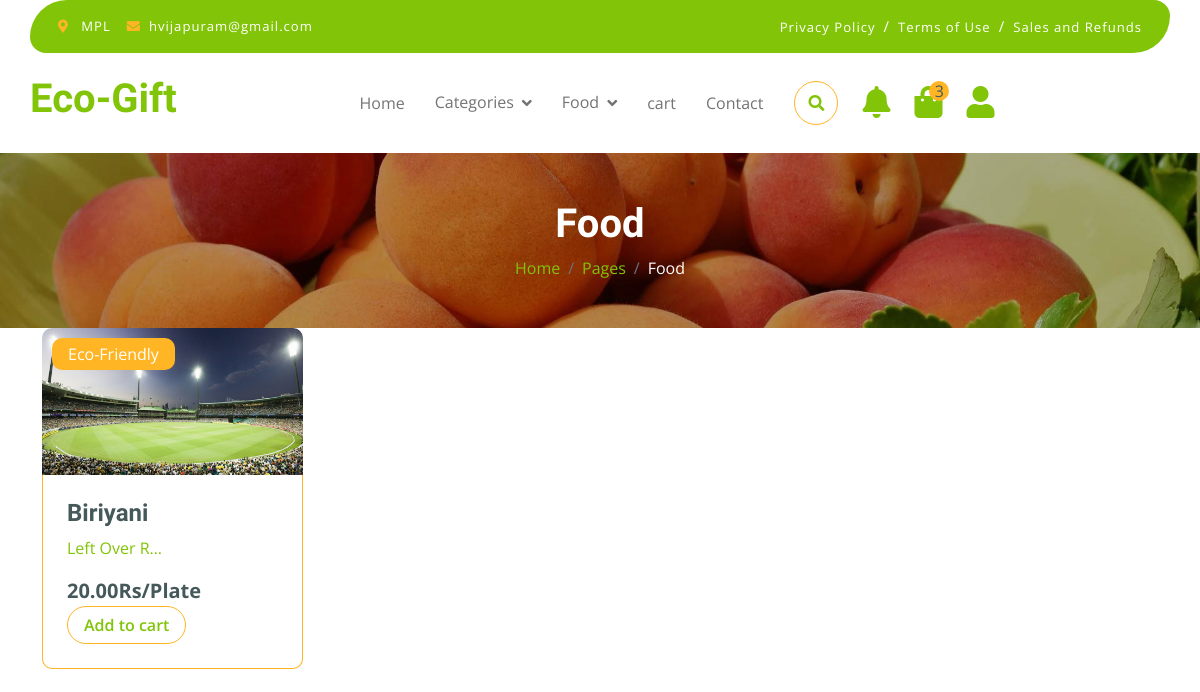
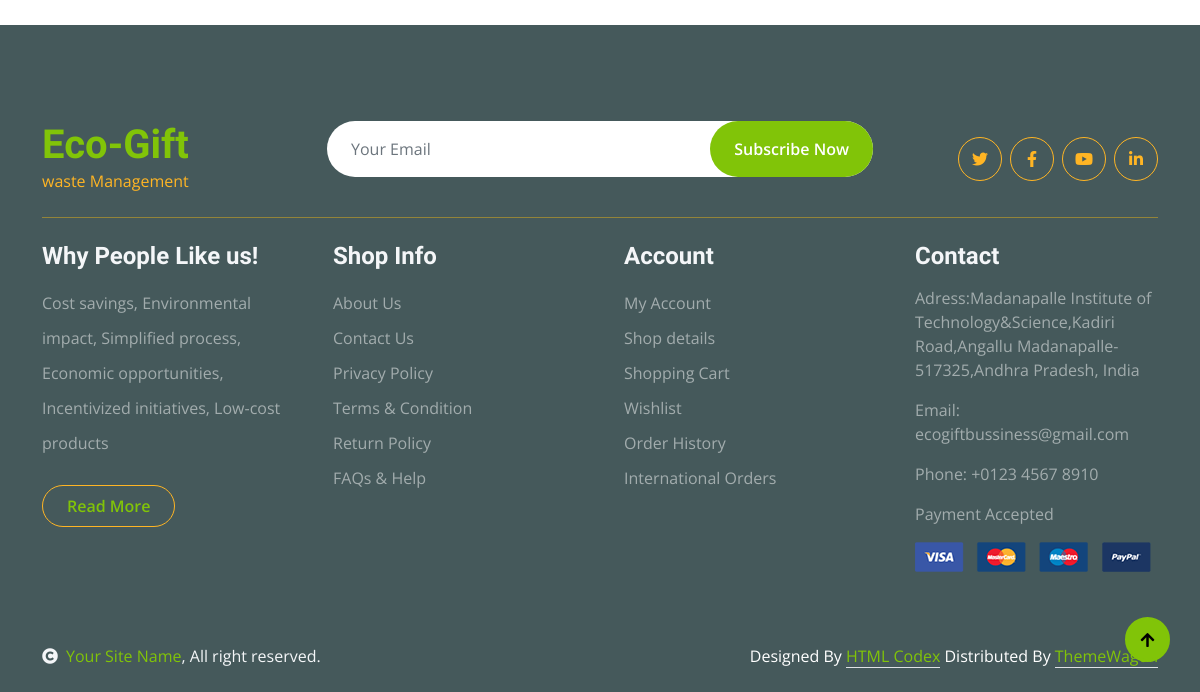
/Donate (signed in), run on an earlier commit of the app's database (2 pictures, top to bottom).
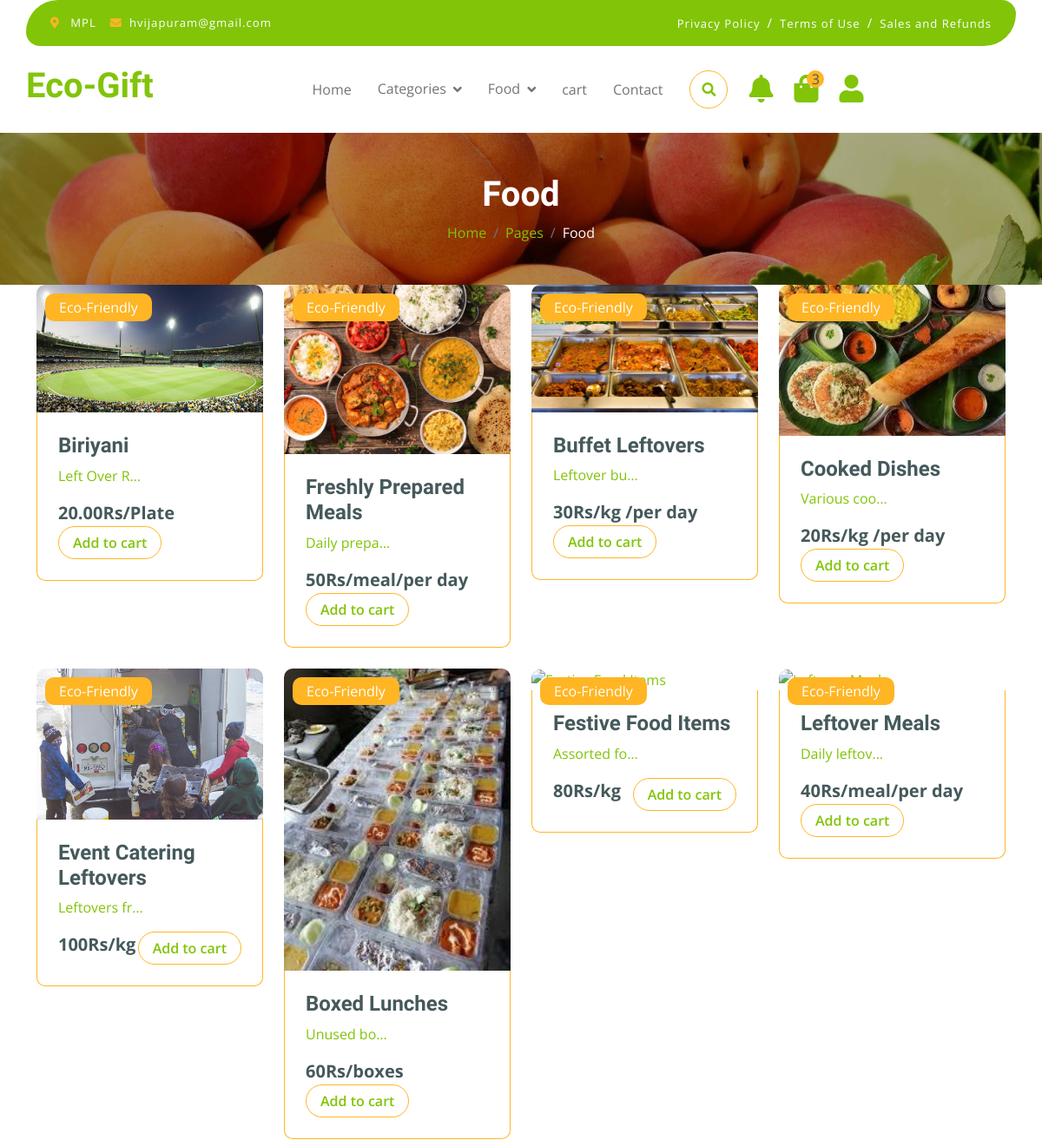
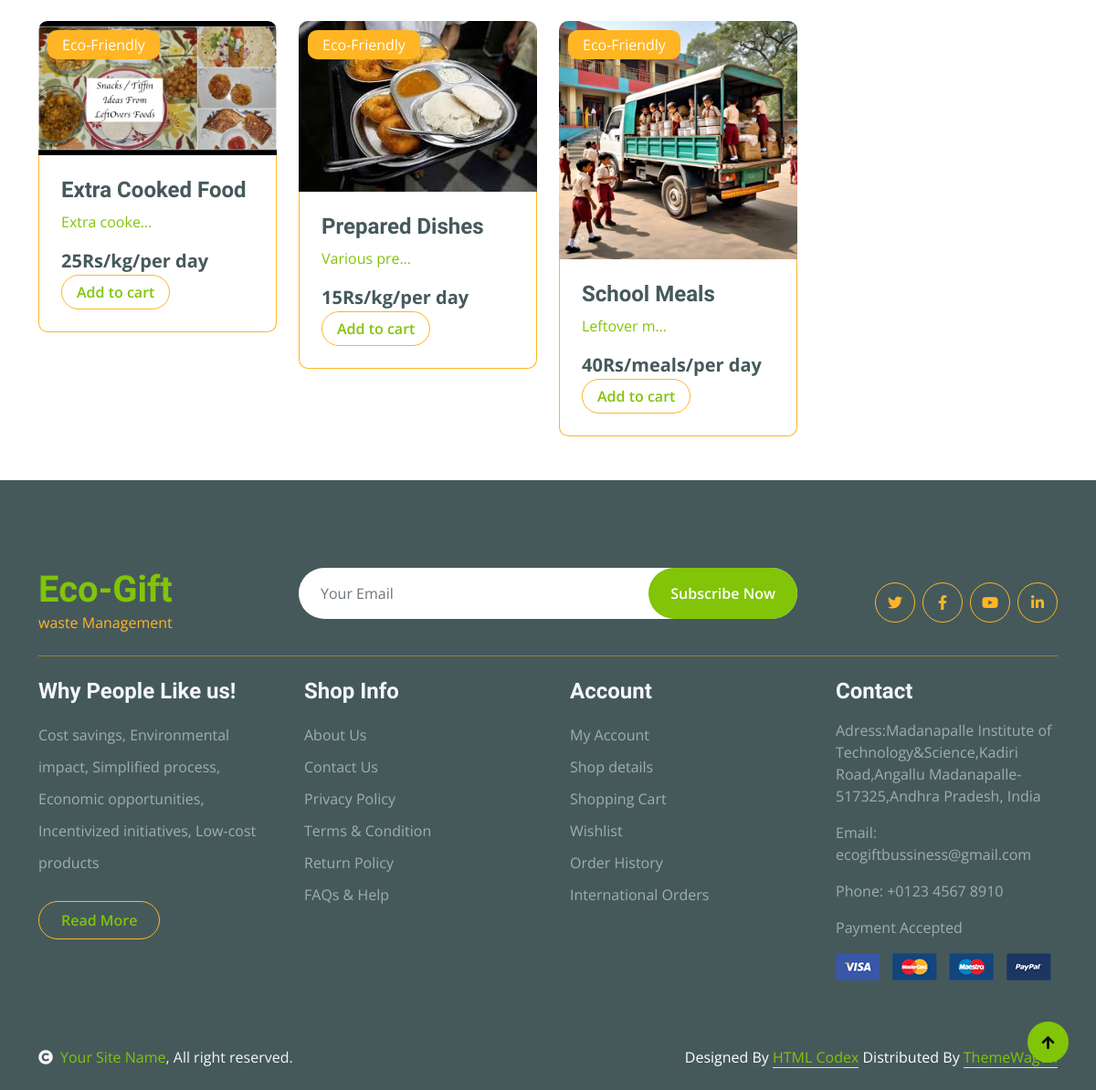
And on a later commit of the database (2 pictures, top to bottom).
### products/models.py (models this page shows)
class Product(models.Model):
  Name = models.CharField(max_length=255)
  Description = models.TextField(blank=True)
  Price = models.CharField(max_length=10)
  Category = models.ForeignKey(Category, on_delete=models.CASCADE)
  Image = models.ImageField(upload_to='products/', blank=True)
  Seller = models.ForeignKey(Seller, on_delete=models.CASCADE, default = 1)
  units = models.CharField(max_length=20,default="Kg")

### ecogift/views.py (the view)
# urls.py: path('Donate',views.Donatepg,name="Donate"),
def Donatepg(request):
    DonatedFood = Product.objects.filter(Category=5)
    return render(request,"Donatepage.html",{"products":DonatedFood})

### products/context_processors.py (called while the page is built)
def user_email(request):
    if request.user.is_authenticated:
        return {'user_email': request.user.email}
    return {user_email: 'Please login into your account'}

### templates/Donatepage.html (shortened to what this page needs)
{%extends 'base.html'%}
{% load static %}
{% load mathfilters %}
{%block content%}
        <div class="container-fluid page-header py-5">
            <h1 class="text-center text-white display-6">Food</h1>
            <ol class="breadcrumb justify-content-center mb-0">
                <li class="breadcrumb-item"><a href="#">Home</a></li>
                <li class="breadcrumb-item"><a href="#">Pages</a></li>
                <li class="breadcrumb-item active text-white">Food</li>
            </ol>
        </div>
        {% if request.user.is_food %}
        <div class="container">
            <div class="row g-4" id="products">
                {% if products %}
                    {% for product in products %}
                    <div class="col-md-6 col-lg-4 col-xl-3">
                            <a href="{% url 'shop-details' product.id %}">
                            <div class="rounded position-relative fruite-item">
                                <div class="fruite-img">
                                    <img src="{{ product.Image.url }}" class="img-fluid w-100 rounded-top" alt="{{ product.Name }}">
                                </div>
                                <div class="text-white bg-secondary px-3 py-1 rounded position-absolute" style="top: 10px; left: 10px;">
                                    Eco-Friendly
                                </div>
                                <div class="p-4 border border-secondary border-top-0 rounded-bottom">
                                    <h4>{{ product.Name }}</h4>
                                    <p style="display: block; width: 100px; overflow: hidden; white-space: nowrap; text-overflow: ellipsis;">{{ product.Description }}</p>
                                    <div class="d-flex justify-content-between flex-lg-wrap">
                                        <p class="text-dark fs-5 fw-bold mb-0">{{ product.Price }}Rs/{{ product.units }}</p>
                                        <button onclick="addToCart({{ product.id }})" class="add-to-cart btn border border-secondary rounded-pill px-3 text-primary" data-product-id="{{ product.id }}">
                                            Add to cart
                                        </button>
                                    </div>
                                </div>
                            </div>
                        </a>
                        </div>
                    {% endfor %}
                {% else %}
                    <p>No items to display</p>
                {% endif %}
            </div>
        </div>
         {% endif %}
{%endblock%}

What changed in the data, as far as the page shows it:
added Product: Image (picture), Name "Freshly Prepared Meals", Description "Daily prepa…", Price "50", units "meal/per day"
added Product: Image (picture), Name "Buffet Leftovers", Description "Leftover bu…", Price "30", units "kg /per day"
added Product: Image (picture), Name "Cooked Dishes", Description "Various coo…", Price "20", units "kg /per day"
added Product: Image (picture), Name "Event Catering Leftovers", Description "Leftovers fr…", Price "100", units "kg"
added Product: Image (picture), Name "Boxed Lunches", Description "Unused bo…", Price "60", units "boxes"
added Product: Name "Festive Food Items", Description "Assorted fo…", Price "80", units "kg"
added Product: Name "Leftover Meals", Description "Daily leftov…", Price "40", units "meal/per day"
added Product: Image (picture), Name "Extra Cooked Food", Description "Extra cooke…", Price "25", units "kg/per day"
added Product: Image (picture), Name "Prepared Dishes", Description "Various pre…", Price "15", units "kg/per day"
added Product: Image (picture), Name "School Meals", Description "Leftover m…", Price "40", units "meals/per day"
